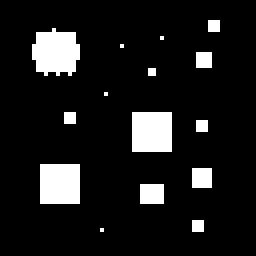
#> input picture exercises_1x/exercise_11/gran01_64.pgm, 64 x 64 px (shown 4 times larger)
$ python exercise_04b_closing.py 5 ../../exercises_1x/exercise_11/gran01_64.pgm out.png
#> lines starting #> are read from the running program, lines starting #| are printed output that depends on the picture; after the words box and inside, x2 and y2 are one past the last pixel; in counts of white or black regions, pixels touching at a corner belong together
### exercises_0x/exercise_05ab/exercise_04a_opening.py
import cv2
import sys

def dilation(img, i):
  output_img = img.copy()

  for x in range(img.shape[0]):
      for y in range(img.shape[1]):
          max_xy = img[x, y]
          coordinates = []
          for x_s in range(max(0, x-i), min(img.shape[0]-1, x+i) + 1):
            for y_s in range(max(0, y-i), min(img.shape[1]-1, y+i) + 1):
              coordinates.append((x_s, y_s))
          for coordinate in coordinates:
            if max_xy < img[coordinate[0], coordinate[1]]:
              max_xy = img[coordinate[0], coordinate[1]]
          output_img[x, y] = max_xy

  return output_img

def erosion(img, i):
  output_img = img.copy()

  for x in range(img.shape[0]):
      for y in range(img.shape[1]):
          min_xy = img[x, y]
          coordinates = []
          for x_s in range(max(0, x-i), min(img.shape[0]-1, x+i) + 1):
            for y_s in range(max(0, y-i), min(img.shape[1]-1, y+i) + 1):
              coordinates.append((x_s, y_s))
          for coordinate in coordinates:
            if min_xy > img[coordinate[0], coordinate[1]]:
              min_xy = img[coordinate[0], coordinate[1]]
          output_img[x, y] = min_xy

  return output_img


def opening(img, i):
  output_img = erosion(img, i)

  return dilation(output_img, i)

try:
    i = int(sys.argv[1])
    img_name = sys.argv[2]
    output_name = sys.argv[3]
except Exception:
    print("Invalid arguments")
    exit(1)

img = cv2.imread(img_name, cv2.IMREAD_GRAYSCALE)
#> img: shape (64, 64); 10.4% white; 15 white regions (10 under 20 px), largest, box (x1, y1, x2, y2) and area: (8, 7, 20, 19) 112, (33, 28, 43, 38) 100, (10, 41, 20, 51) 100, (35, 46, 41, 51) 30, (48, 42, 53, 47) 25

img_eroded = opening(img, i)
#> after the loop in erosion, `for x in range(img.shape[0]):`: output_img: shape (64, 64); every value is 0
cv2.imwrite(output_name, img_eroded)

### exercises_0x/exercise_05ab/exercise_04b_closing.py
import cv2
import sys
from exercise_04a_opening import erosion, dilation


def closing(img, i):
    output_img = dilation(img, i)
#> call 2 of dilation, with i = 5
#> after the loop in dilation (call 2), `for x in range(img.shape[0]):`:
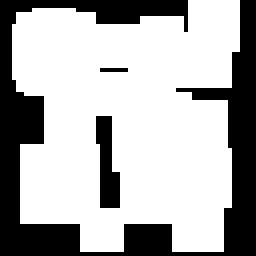
#> output_img: shape (64, 64) (shown 4 times larger); 68.5% white; 3 black regions (1 under 20 px), largest, box (x1, y1, x2, y2) and area: (0, 0, 64, 64) 1191, (24, 29, 30, 52) 94
    return erosion(output_img, i)
#> call 2 of erosion, with i = 5
#> after the loop in erosion (call 2), `for x in range(img.shape[0]):`:
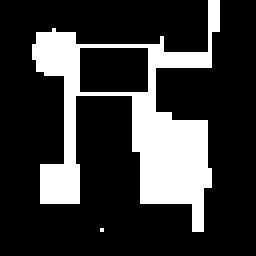
#> output_img: shape (64, 64) (shown 4 times larger); 21.6% white; 2 white regions (1 under 20 px), largest, box (x1, y1, x2, y2) and area: (8, 0, 55, 58) 882


try:
    i = int(sys.argv[1])
    img_name = sys.argv[2]
    output_name = sys.argv[3]
except Exception:
    print("Invalid arguments")
    exit(1)

img = cv2.imread(img_name, cv2.IMREAD_GRAYSCALE)

img_eroded = closing(img, i)
cv2.imwrite(output_name, img_eroded)
